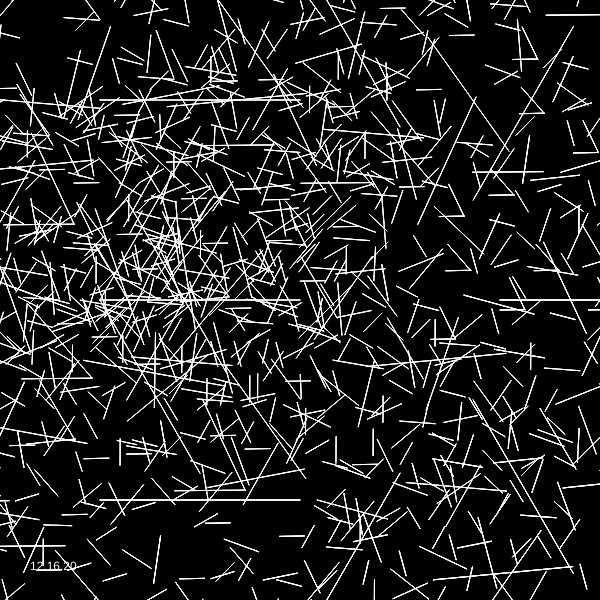
Frame 1 (no input)
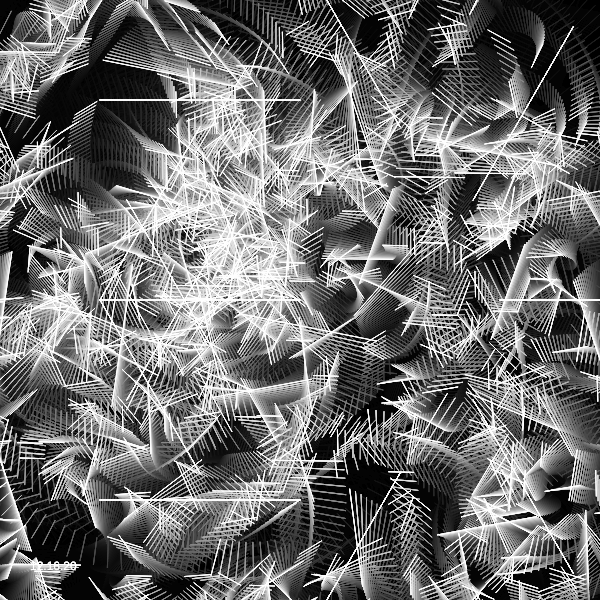
Frame 60 (no input)
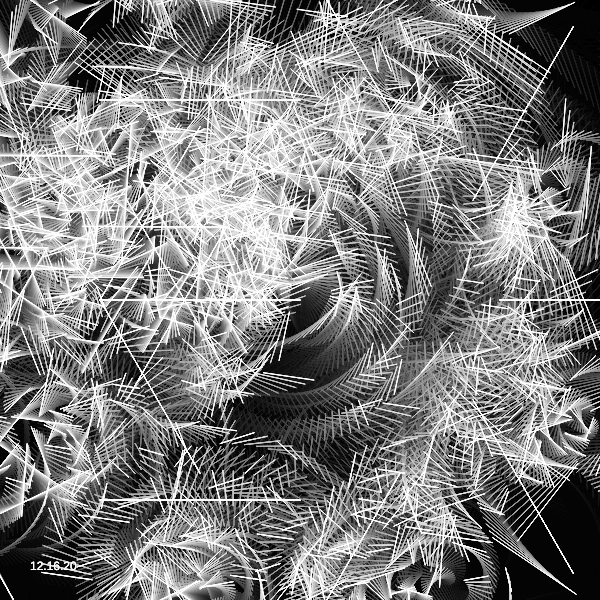
Frame 120 (the mouse pressed at the canvas centre since frame 60)

The p5.js sketch that drew these frames (run headless with seeded random() and noise() and a simulated clock; from frame 60 on, the mouse is pressed at the canvas centre):

// p5.js sketch
// ── sketch.js

//port of https://twitter.com/Hau_kun/status/1273643037747318785
//artist: Hau_kun
//date: Jun 18
//source: 

let t = 0.0;
let r = 0.0;

function setup(){
  createCanvas(600, 600);
  background(0) 

}

function draw(){
  // clear();
  background(0, 30); //originally 255
  t += 0.015;
  for(r=0.0; r<40.0; r++)
    f(300.0, 300.0, PI/6.0*float(r), 200.0);
    fill(255);
    noStroke();
    text("12.16.20", 30, height-30)
}

function f(x,y,r,d){
  if(d>20.0){
    stroke(255)
    fill(255);
    line(x+=cos(r)*d, y+=sin(r)*d, x+=cos(r*2)*d, y+=sin(r*2)*d) 
    f(x, y, cos(t)+r+PI/2.0, d*0.70);
    f(x, y, sin(t)+r-PI/7.0, d*0.72);
  }
}


// function mousePressed(){
//   stroke(random(200,255),random(60,255),0);
// }
